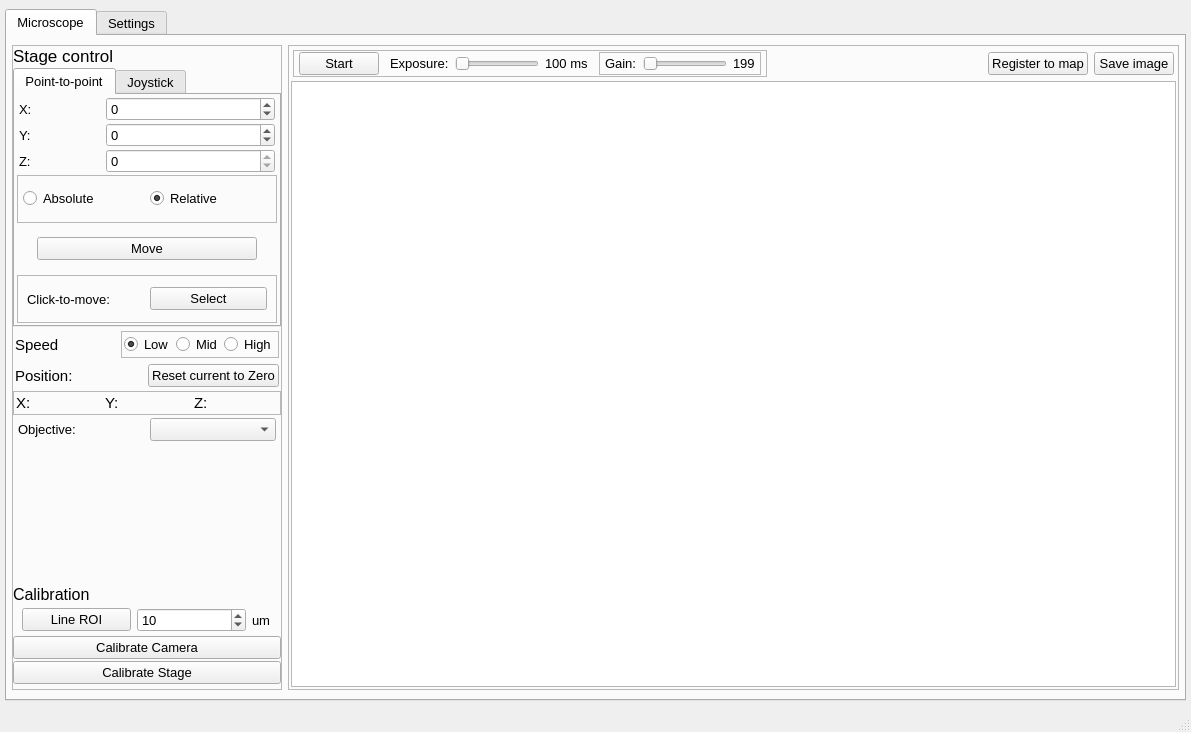
<?xml version="1.0" encoding="UTF-8"?>
<ui version="4.0">
 <class>MainWindow</class>
 <widget class="QMainWindow" name="MainWindow">
  <property name="geometry">
   <rect>
    <x>0</x>
    <y>0</y>
    <width>1191</width>
    <height>732</height>
   </rect>
  </property>
  <property name="font">
   <font>
    <pointsize>10</pointsize>
   </font>
  </property>
  <property name="windowTitle">
   <string>MainWindow</string>
  </property>
  <widget class="QWidget" name="centralwidget">
   <layout class="QHBoxLayout" name="horizontalLayout">
    <property name="leftMargin">
     <number>5</number>
    </property>
    <property name="rightMargin">
     <number>5</number>
    </property>
    <item>
     <widget class="QTabWidget" name="main_tabs">
      <property name="font">
       <font>
        <pointsize>10</pointsize>
       </font>
      </property>
      <property name="currentIndex">
       <number>0</number>
      </property>
      <widget class="QWidget" name="view_tab">
       <attribute name="title">
        <string>Microscope</string>
       </attribute>
       <layout class="QHBoxLayout" name="horizontalLayout_2">
        <property name="leftMargin">
         <number>5</number>
        </property>
        <property name="rightMargin">
         <number>5</number>
        </property>
        <property name="bottomMargin">
         <number>9</number>
        </property>
        <item>
         <widget class="QFrame" name="left_menu">
          <property name="sizePolicy">
           <sizepolicy hsizetype="Minimum" vsizetype="Preferred">
            <horstretch>1</horstretch>
            <verstretch>0</verstretch>
           </sizepolicy>
          </property>
          <property name="minimumSize">
           <size>
            <width>270</width>
            <height>0</height>
           </size>
          </property>
          <property name="font">
           <font>
            <pointsize>12</pointsize>
           </font>
          </property>
          <property name="frameShape">
           <enum>QFrame::StyledPanel</enum>
          </property>
          <property name="frameShadow">
           <enum>QFrame::Raised</enum>
          </property>
          <layout class="QVBoxLayout" name="verticalLayout">
           <property name="spacing">
            <number>2</number>
           </property>
           <property name="leftMargin">
            <number>0</number>
           </property>
           <property name="topMargin">
            <number>0</number>
           </property>
           <property name="rightMargin">
            <number>0</number>
           </property>
           <property name="bottomMargin">
            <number>5</number>
           </property>
           <item>
            <widget class="QLabel" name="stage_label">
             <property name="font">
              <font>
               <pointsize>13</pointsize>
              </font>
             </property>
             <property name="text">
              <string>Stage control</string>
             </property>
            </widget>
           </item>
           <item>
            <widget class="QTabWidget" name="control_tab">
             <property name="sizePolicy">
              <sizepolicy hsizetype="Minimum" vsizetype="Expanding">
               <horstretch>2</horstretch>
               <verstretch>0</verstretch>
              </sizepolicy>
             </property>
             <property name="font">
              <font>
               <pointsize>10</pointsize>
              </font>
             </property>
             <property name="currentIndex">
              <number>0</number>
             </property>
             <widget class="QWidget" name="point_move_tab">
              <attribute name="title">
               <string>Point-to-point</string>
              </attribute>
              <layout class="QVBoxLayout" name="verticalLayout_3">
               <property name="spacing">
                <number>2</number>
               </property>
               <property name="leftMargin">
                <number>2</number>
               </property>
               <property name="topMargin">
                <number>2</number>
               </property>
               <property name="rightMargin">
                <number>2</number>
               </property>
               <property name="bottomMargin">
                <number>2</number>
               </property>
               <item>
                <layout class="QFormLayout" name="pos_move_layout">
                 <property name="leftMargin">
                  <number>2</number>
                 </property>
                 <property name="rightMargin">
                  <number>2</number>
                 </property>
                 <item row="0" column="0">
                  <widget class="QLabel" name="xmove_label">
                   <property name="text">
                    <string>X:                    </string>
                   </property>
                  </widget>
                 </item>
                 <item row="0" column="1">
                  <widget class="QSpinBox" name="xmove_spinbox">
                   <property name="font">
                    <font>
                     <pointsize>10</pointsize>
                    </font>
                   </property>
                   <property name="minimum">
                    <number>-100000</number>
                   </property>
                   <property name="maximum">
                    <number>100000</number>
                   </property>
                  </widget>
                 </item>
                 <item row="1" column="0">
                  <widget class="QLabel" name="ymove_label">
                   <property name="text">
                    <string>Y:</string>
                   </property>
                  </widget>
                 </item>
                 <item row="1" column="1">
                  <widget class="QSpinBox" name="ymove_spinbox">
                   <property name="font">
                    <font>
                     <pointsize>10</pointsize>
                    </font>
                   </property>
                   <property name="minimum">
                    <number>-100000</number>
                   </property>
                   <property name="maximum">
                    <number>100000</number>
                   </property>
                  </widget>
                 </item>
                 <item row="2" column="0">
                  <widget class="QLabel" name="zmove_label">
                   <property name="text">
                    <string>Z:</string>
                   </property>
                  </widget>
                 </item>
                 <item row="2" column="1">
                  <widget class="QSpinBox" name="zmove_spinbox">
                   <property name="font">
                    <font>
                     <pointsize>10</pointsize>
                    </font>
                   </property>
                   <property name="maximum">
                    <number>0</number>
                   </property>
                  </widget>
                 </item>
                </layout>
               </item>
               <item>
                <widget class="QFrame" name="move_type_frame">
                 <property name="frameShape">
                  <enum>QFrame::StyledPanel</enum>
                 </property>
                 <property name="frameShadow">
                  <enum>QFrame::Raised</enum>
                 </property>
                 <layout class="QHBoxLayout" name="horizontalLayout_10">
                  <property name="leftMargin">
                   <number>5</number>
                  </property>
                  <property name="topMargin">
                   <number>2</number>
                  </property>
                  <property name="rightMargin">
                   <number>5</number>
                  </property>
                  <property name="bottomMargin">
                   <number>2</number>
                  </property>
                  <item>
                   <widget class="QRadioButton" name="absolute_move_radio">
                    <property name="font">
                     <font>
                      <pointsize>10</pointsize>
                     </font>
                    </property>
                    <property name="text">
                     <string>Absolute</string>
                    </property>
                   </widget>
                  </item>
                  <item>
                   <widget class="QRadioButton" name="relative_move_radio">
                    <property name="font">
                     <font>
                      <pointsize>10</pointsize>
                     </font>
                    </property>
                    <property name="text">
                     <string>Relative</string>
                    </property>
                    <property name="checked">
                     <bool>true</bool>
                    </property>
                   </widget>
                  </item>
                 </layout>
                </widget>
               </item>
               <item>
                <widget class="QFrame" name="move_frame">
                 <layout class="QHBoxLayout" name="horizontalLayout_11">
                  <property name="leftMargin">
                   <number>20</number>
                  </property>
                  <property name="topMargin">
                   <number>2</number>
                  </property>
                  <property name="rightMargin">
                   <number>20</number>
                  </property>
                  <property name="bottomMargin">
                   <number>2</number>
                  </property>
                  <item>
                   <widget class="QPushButton" name="move_button">
                    <property name="sizePolicy">
                     <sizepolicy hsizetype="Minimum" vsizetype="Fixed">
                      <horstretch>0</horstretch>
                      <verstretch>0</verstretch>
                     </sizepolicy>
                    </property>
                    <property name="minimumSize">
                     <size>
                      <width>30</width>
                      <height>0</height>
                     </size>
                    </property>
                    <property name="font">
                     <font>
                      <pointsize>10</pointsize>
                     </font>
                    </property>
                    <property name="text">
                     <string>Move</string>
                    </property>
                   </widget>
                  </item>
                 </layout>
                </widget>
               </item>
               <item>
                <widget class="QFrame" name="clock_move_frame">
                 <property name="frameShape">
                  <enum>QFrame::StyledPanel</enum>
                 </property>
                 <property name="frameShadow">
                  <enum>QFrame::Raised</enum>
                 </property>
                 <layout class="QHBoxLayout" name="horizontalLayout_9">
                  <property name="topMargin">
                   <number>2</number>
                  </property>
                  <property name="bottomMargin">
                   <number>2</number>
                  </property>
                  <item>
                   <widget class="QLabel" name="click_move_label">
                    <property name="text">
                     <string>Click-to-move:</string>
                    </property>
                   </widget>
                  </item>
                  <item>
                   <widget class="QPushButton" name="click_move_button">
                    <property name="font">
                     <font>
                      <pointsize>10</pointsize>
                     </font>
                    </property>
                    <property name="text">
                     <string>Select</string>
                    </property>
                    <property name="checkable">
                     <bool>true</bool>
                    </property>
                   </widget>
                  </item>
                 </layout>
                </widget>
               </item>
              </layout>
             </widget>
             <widget class="QWidget" name="joystick_tab">
              <attribute name="title">
               <string>Joystick</string>
              </attribute>
              <layout class="QVBoxLayout" name="verticalLayout_2">
               <property name="spacing">
                <number>2</number>
               </property>
               <property name="leftMargin">
                <number>2</number>
               </property>
               <property name="topMargin">
                <number>2</number>
               </property>
               <property name="rightMargin">
                <number>2</number>
               </property>
               <property name="bottomMargin">
                <number>2</number>
               </property>
               <item>
                <widget class="QFrame" name="axis_lock_labels">
                 <property name="sizePolicy">
                  <sizepolicy hsizetype="Preferred" vsizetype="Minimum">
                   <horstretch>0</horstretch>
                   <verstretch>0</verstretch>
                  </sizepolicy>
                 </property>
                 <property name="minimumSize">
                  <size>
                   <width>0</width>
                   <height>20</height>
                  </size>
                 </property>
                 <property name="frameShape">
                  <enum>QFrame::StyledPanel</enum>
                 </property>
                 <property name="frameShadow">
                  <enum>QFrame::Raised</enum>
                 </property>
                 <layout class="QHBoxLayout" name="horizontalLayout_4">
                  <property name="spacing">
                   <number>2</number>
                  </property>
                  <property name="leftMargin">
                   <number>2</number>
                  </property>
                  <property name="topMargin">
                   <number>2</number>
                  </property>
                  <property name="rightMargin">
                   <number>2</number>
                  </property>
                  <property name="bottomMargin">
                   <number>2</number>
                  </property>
                  <item>
                   <widget class="QLabel" name="x_lock_label">
                    <property name="text">
                     <string>X-axis</string>
                    </property>
                   </widget>
                  </item>
                  <item>
                   <widget class="QLabel" name="y_lock_label">
                    <property name="text">
                     <string>Y-axis</string>
                    </property>
                   </widget>
                  </item>
                  <item>
                   <widget class="QLabel" name="z_lock_label">
                    <property name="text">
                     <string>Z-axis</string>
                    </property>
                   </widget>
                  </item>
                 </layout>
                </widget>
               </item>
               <item>
                <widget class="QFrame" name="axis_lock_swicthes">
                 <property name="sizePolicy">
                  <sizepolicy hsizetype="Preferred" vsizetype="Minimum">
                   <horstretch>0</horstretch>
                   <verstretch>0</verstretch>
                  </sizepolicy>
                 </property>
                 <property name="minimumSize">
                  <size>
                   <width>0</width>
                   <height>20</height>
                  </size>
                 </property>
                 <property name="frameShape">
                  <enum>QFrame::StyledPanel</enum>
                 </property>
                 <property name="frameShadow">
                  <enum>QFrame::Raised</enum>
                 </property>
                 <layout class="QHBoxLayout" name="horizontalLayout_5">
                  <property name="spacing">
                   <number>2</number>
                  </property>
                  <property name="leftMargin">
                   <number>2</number>
                  </property>
                  <property name="topMargin">
                   <number>2</number>
                  </property>
                  <property name="rightMargin">
                   <number>2</number>
                  </property>
                  <property name="bottomMargin">
                   <number>2</number>
                  </property>
                  <item>
                   <widget class="QCheckBox" name="x_lock_switch">
                    <property name="text">
                     <string/>
                    </property>
                    <property name="checked">
                     <bool>true</bool>
                    </property>
                   </widget>
                  </item>
                  <item>
                   <widget class="QCheckBox" name="y_lock_switch">
                    <property name="text">
                     <string/>
                    </property>
                    <property name="checked">
                     <bool>true</bool>
                    </property>
                   </widget>
                  </item>
                  <item>
                   <widget class="QCheckBox" name="z_lock_switch">
                    <property name="text">
                     <string/>
                    </property>
                   </widget>
                  </item>
                 </layout>
                </widget>
               </item>
               <item>
                <layout class="QGridLayout" name="move_buttons_grid">
                 <item row="1" column="3">
                  <widget class="QPushButton" name="x_right">
                   <property name="minimumSize">
                    <size>
                     <width>50</width>
                     <height>50</height>
                    </size>
                   </property>
                   <property name="maximumSize">
                    <size>
                     <width>100</width>
                     <height>100</height>
                    </size>
                   </property>
                   <property name="text">
                    <string>X+</string>
                   </property>
                  </widget>
                 </item>
                 <item row="1" column="1">
                  <widget class="QPushButton" name="x_left">
                   <property name="minimumSize">
                    <size>
                     <width>50</width>
                     <height>50</height>
                    </size>
                   </property>
                   <property name="maximumSize">
                    <size>
                     <width>100</width>
                     <height>100</height>
                    </size>
                   </property>
                   <property name="text">
                    <string>X-</string>
                   </property>
                  </widget>
                 </item>
                 <item row="2" column="2">
                  <widget class="QPushButton" name="y_down">
                   <property name="sizePolicy">
                    <sizepolicy hsizetype="Minimum" vsizetype="Minimum">
                     <horstretch>0</horstretch>
                     <verstretch>0</verstretch>
                    </sizepolicy>
                   </property>
                   <property name="minimumSize">
                    <size>
                     <width>50</width>
                     <height>50</height>
                    </size>
                   </property>
                   <property name="maximumSize">
                    <size>
                     <width>100</width>
                     <height>100</height>
                    </size>
                   </property>
                   <property name="text">
                    <string>Y-</string>
                   </property>
                  </widget>
                 </item>
                 <item row="0" column="2">
                  <widget class="QPushButton" name="y_up">
                   <property name="sizePolicy">
                    <sizepolicy hsizetype="Maximum" vsizetype="Maximum">
                     <horstretch>0</horstretch>
                     <verstretch>0</verstretch>
                    </sizepolicy>
                   </property>
                   <property name="minimumSize">
                    <size>
                     <width>50</width>
                     <height>50</height>
                    </size>
                   </property>
                   <property name="maximumSize">
                    <size>
                     <width>100</width>
                     <height>100</height>
                    </size>
                   </property>
                   <property name="text">
                    <string>Y+</string>
                   </property>
                  </widget>
                 </item>
                 <item row="0" column="5" rowspan="3">
                  <widget class="QFrame" name="z_move_frame">
                   <property name="frameShape">
                    <enum>QFrame::StyledPanel</enum>
                   </property>
                   <property name="frameShadow">
                    <enum>QFrame::Raised</enum>
                   </property>
                   <layout class="QVBoxLayout" name="verticalLayout_5">
                    <property name="spacing">
                     <number>4</number>
                    </property>
                    <property name="leftMargin">
                     <number>2</number>
                    </property>
                    <property name="topMargin">
                     <number>2</number>
                    </property>
                    <property name="rightMargin">
                     <number>2</number>
                    </property>
                    <property name="bottomMargin">
                     <number>2</number>
                    </property>
                    <item>
                     <widget class="QPushButton" name="z_fast_up">
                      <property name="minimumSize">
                       <size>
                        <width>40</width>
                        <height>40</height>
                       </size>
                      </property>
                      <property name="maximumSize">
                       <size>
                        <width>40</width>
                        <height>40</height>
                       </size>
                      </property>
                      <property name="text">
                       <string>Z++</string>
                      </property>
                     </widget>
                    </item>
                    <item>
                     <widget class="QPushButton" name="z_slow_up">
                      <property name="minimumSize">
                       <size>
                        <width>40</width>
                        <height>40</height>
                       </size>
                      </property>
                      <property name="maximumSize">
                       <size>
                        <width>40</width>
                        <height>40</height>
                       </size>
                      </property>
                      <property name="text">
                       <string>Z+</string>
                      </property>
                     </widget>
                    </item>
                    <item>
                     <widget class="QPushButton" name="z_slow_down">
                      <property name="minimumSize">
                       <size>
                        <width>40</width>
                        <height>40</height>
                       </size>
                      </property>
                      <property name="maximumSize">
                       <size>
                        <width>40</width>
                        <height>40</height>
                       </size>
                      </property>
                      <property name="text">
                       <string>Z-</string>
                      </property>
                     </widget>
                    </item>
                    <item>
                     <widget class="QPushButton" name="z_fast_down">
                      <property name="minimumSize">
                       <size>
                        <width>40</width>
                        <height>40</height>
                       </size>
                      </property>
                      <property name="maximumSize">
                       <size>
                        <width>40</width>
                        <height>40</height>
                       </size>
                      </property>
                      <property name="text">
                       <string>Z--</string>
                      </property>
                     </widget>
                    </item>
                   </layout>
                  </widget>
                 </item>
                 <item row="1" column="4">
                  <spacer name="horizontalSpacer">
                   <property name="orientation">
                    <enum>Qt::Horizontal</enum>
                   </property>
                   <property name="sizeHint" stdset="0">
                    <size>
                     <width>40</width>
                     <height>20</height>
                    </size>
                   </property>
                  </spacer>
                 </item>
                </layout>
               </item>
              </layout>
             </widget>
            </widget>
           </item>
           <item>
            <widget class="QWidget" name="speed_widget" native="true">
             <layout class="QHBoxLayout" name="horizontalLayout_6">
              <property name="spacing">
               <number>2</number>
              </property>
              <property name="leftMargin">
               <number>2</number>
              </property>
              <property name="topMargin">
               <number>2</number>
              </property>
              <property name="rightMargin">
               <number>2</number>
              </property>
              <property name="bottomMargin">
               <number>2</number>
              </property>
              <item>
               <widget class="QLabel" name="speed_label">
                <property name="font">
                 <font>
                  <pointsize>11</pointsize>
                 </font>
                </property>
                <property name="text">
                 <string>Speed</string>
                </property>
               </widget>
              </item>
              <item>
               <widget class="QFrame" name="speed_select_frame">
                <property name="frameShape">
                 <enum>QFrame::StyledPanel</enum>
                </property>
                <property name="frameShadow">
                 <enum>QFrame::Raised</enum>
                </property>
                <layout class="QHBoxLayout" name="horizontalLayout_7">
                 <property name="spacing">
                  <number>2</number>
                 </property>
                 <property name="leftMargin">
                  <number>2</number>
                 </property>
                 <property name="topMargin">
                  <number>2</number>
                 </property>
                 <property name="rightMargin">
                  <number>2</number>
                 </property>
                 <property name="bottomMargin">
                  <number>2</number>
                 </property>
                 <item>
                  <widget class="QRadioButton" name="low_speed_radio">
                   <property name="font">
                    <font>
                     <pointsize>10</pointsize>
                    </font>
                   </property>
                   <property name="text">
                    <string>Low</string>
                   </property>
                   <property name="checked">
                    <bool>true</bool>
                   </property>
                  </widget>
                 </item>
                 <item>
                  <widget class="QRadioButton" name="mid_speed_radio">
                   <property name="font">
                    <font>
                     <pointsize>10</pointsize>
                    </font>
                   </property>
                   <property name="text">
                    <string>Mid</string>
                   </property>
                   <property name="checked">
                    <bool>false</bool>
                   </property>
                  </widget>
                 </item>
                 <item>
                  <widget class="QRadioButton" name="high_speed_radio">
                   <property name="font">
                    <font>
                     <pointsize>10</pointsize>
                    </font>
                   </property>
                   <property name="text">
                    <string>High</string>
                   </property>
                  </widget>
                 </item>
                </layout>
               </widget>
              </item>
             </layout>
            </widget>
           </item>
           <item>
            <widget class="QWidget" name="pos_widget" native="true">
             <property name="font">
              <font>
               <pointsize>11</pointsize>
              </font>
             </property>
             <layout class="QHBoxLayout" name="horizontalLayout_14">
              <property name="leftMargin">
               <number>2</number>
              </property>
              <property name="topMargin">
               <number>2</number>
              </property>
              <property name="rightMargin">
               <number>2</number>
              </property>
              <property name="bottomMargin">
               <number>2</number>
              </property>
              <item>
               <widget class="QLabel" name="pos_label">
                <property name="font">
                 <font>
                  <pointsize>11</pointsize>
                 </font>
                </property>
                <property name="text">
                 <string>Position:</string>
                </property>
               </widget>
              </item>
              <item>
               <widget class="QPushButton" name="reset_pos_button">
                <property name="minimumSize">
                 <size>
                  <width>100</width>
                  <height>0</height>
                 </size>
                </property>
                <property name="font">
                 <font>
                  <pointsize>10</pointsize>
                 </font>
                </property>
                <property name="text">
                 <string>Reset current to Zero</string>
                </property>
               </widget>
              </item>
             </layout>
            </widget>
           </item>
           <item>
            <widget class="QFrame" name="pos_label_frame">
             <property name="frameShape">
              <enum>QFrame::StyledPanel</enum>
             </property>
             <property name="frameShadow">
              <enum>QFrame::Raised</enum>
             </property>
             <layout class="QHBoxLayout" name="horizontalLayout_8">
              <property name="spacing">
               <number>5</number>
              </property>
              <property name="leftMargin">
               <number>2</number>
              </property>
              <property name="topMargin">
               <number>2</number>
              </property>
              <property name="rightMargin">
               <number>2</number>
              </property>
              <property name="bottomMargin">
               <number>2</number>
              </property>
              <item>
               <widget class="QLabel" name="xpos_label">
                <property name="font">
                 <font>
                  <pointsize>11</pointsize>
                 </font>
                </property>
                <property name="text">
                 <string>X:</string>
                </property>
               </widget>
              </item>
              <item>
               <widget class="QLabel" name="ypos_label">
                <property name="font">
                 <font>
                  <pointsize>11</pointsize>
                 </font>
                </property>
                <property name="text">
                 <string>Y:</string>
                </property>
               </widget>
              </item>
              <item>
               <widget class="QLabel" name="zpos_label">
                <property name="font">
                 <font>
                  <pointsize>11</pointsize>
                 </font>
                </property>
                <property name="text">
                 <string>Z:</string>
                </property>
               </widget>
              </item>
             </layout>
            </widget>
           </item>
           <item>
            <widget class="QWidget" name="objective_container" native="true">
             <property name="font">
              <font>
               <pointsize>11</pointsize>
              </font>
             </property>
             <layout class="QHBoxLayout" name="horizontalLayout_16">
              <property name="leftMargin">
               <number>5</number>
              </property>
              <property name="topMargin">
               <number>1</number>
              </property>
              <property name="rightMargin">
               <number>5</number>
              </property>
              <property name="bottomMargin">
               <number>1</number>
              </property>
              <item>
               <widget class="QLabel" name="objective_label">
                <property name="sizePolicy">
                 <sizepolicy hsizetype="Minimum" vsizetype="Preferred">
                  <horstretch>0</horstretch>
                  <verstretch>0</verstretch>
                 </sizepolicy>
                </property>
                <property name="font">
                 <font>
                  <pointsize>10</pointsize>
                 </font>
                </property>
                <property name="text">
                 <string>Objective:</string>
                </property>
               </widget>
              </item>
              <item>
               <widget class="QComboBox" name="objective_combo">
                <property name="font">
                 <font>
                  <pointsize>10</pointsize>
                 </font>
                </property>
               </widget>
              </item>
             </layout>
            </widget>
           </item>
           <item>
            <spacer name="verticalSpacer">
             <property name="orientation">
              <enum>Qt::Vertical</enum>
             </property>
             <property name="sizeHint" stdset="0">
              <size>
               <width>20</width>
               <height>40</height>
              </size>
             </property>
            </spacer>
           </item>
           <item>
            <widget class="QLabel" name="label">
             <property name="text">
              <string>Calibration</string>
             </property>
            </widget>
           </item>
           <item>
            <widget class="QWidget" name="camera_calibration_widget" native="true">
             <layout class="QHBoxLayout" name="horizontalLayout_13">
              <property name="topMargin">
               <number>2</number>
              </property>
              <property name="bottomMargin">
               <number>2</number>
              </property>
              <item>
               <widget class="QPushButton" name="lineroi_button">
                <property name="font">
                 <font>
                  <pointsize>10</pointsize>
                 </font>
                </property>
                <property name="text">
                 <string>Line ROI</string>
                </property>
               </widget>
              </item>
              <item>
               <widget class="QSpinBox" name="calibrate_spinbox">
                <property name="font">
                 <font>
                  <pointsize>10</pointsize>
                 </font>
                </property>
                <property name="maximum">
                 <number>99999</number>
                </property>
                <property name="value">
                 <number>10</number>
                </property>
               </widget>
              </item>
              <item>
               <widget class="QLabel" name="um_label">
                <property name="sizePolicy">
                 <sizepolicy hsizetype="Minimum" vsizetype="Preferred">
                  <horstretch>0</horstretch>
                  <verstretch>0</verstretch>
                 </sizepolicy>
                </property>
                <property name="minimumSize">
                 <size>
                  <width>20</width>
                  <height>0</height>
                 </size>
                </property>
                <property name="maximumSize">
                 <size>
                  <width>10</width>
                  <height>16777215</height>
                 </size>
                </property>
                <property name="font">
                 <font>
                  <pointsize>10</pointsize>
                 </font>
                </property>
                <property name="text">
                 <string>um</string>
                </property>
               </widget>
              </item>
             </layout>
            </widget>
           </item>
           <item>
            <widget class="QPushButton" name="calibrate_camera_button">
             <property name="font">
              <font>
               <pointsize>10</pointsize>
              </font>
             </property>
             <property name="text">
              <string>Calibrate Camera</string>
             </property>
            </widget>
           </item>
           <item>
            <widget class="QPushButton" name="calibrate_button">
             <property name="font">
              <font>
               <pointsize>10</pointsize>
              </font>
             </property>
             <property name="text">
              <string>Calibrate Stage</string>
             </property>
            </widget>
           </item>
          </layout>
         </widget>
        </item>
        <item>
         <widget class="QFrame" name="image_area_frame">
          <property name="sizePolicy">
           <sizepolicy hsizetype="Expanding" vsizetype="Preferred">
            <horstretch>10</horstretch>
            <verstretch>0</verstretch>
           </sizepolicy>
          </property>
          <property name="frameShape">
           <enum>QFrame::StyledPanel</enum>
          </property>
          <property name="frameShadow">
           <enum>QFrame::Raised</enum>
          </property>
          <layout class="QVBoxLayout" name="verticalLayout_4">
           <property name="spacing">
            <number>2</number>
           </property>
           <property name="leftMargin">
            <number>2</number>
           </property>
           <property name="topMargin">
            <number>2</number>
           </property>
           <property name="rightMargin">
            <number>2</number>
           </property>
           <property name="bottomMargin">
            <number>2</number>
           </property>
           <item>
            <widget class="QWidget" name="camera_control_widgets" native="true">
             <layout class="QHBoxLayout" name="horizontalLayout_18">
              <property name="leftMargin">
               <number>2</number>
              </property>
              <property name="topMargin">
               <number>2</number>
              </property>
              <property name="rightMargin">
               <number>2</number>
              </property>
              <property name="bottomMargin">
               <number>2</number>
              </property>
              <item>
               <widget class="QFrame" name="frame_2">
                <property name="frameShape">
                 <enum>QFrame::StyledPanel</enum>
                </property>
                <property name="frameShadow">
                 <enum>QFrame::Raised</enum>
                </property>
                <layout class="QHBoxLayout" name="horizontalLayout_15">
                 <property name="leftMargin">
                  <number>5</number>
                 </property>
                 <property name="topMargin">
                  <number>1</number>
                 </property>
                 <property name="rightMargin">
                  <number>5</number>
                 </property>
                 <property name="bottomMargin">
                  <number>1</number>
                 </property>
                 <item>
                  <widget class="QPushButton" name="camera_start_button">
                   <property name="font">
                    <font>
                     <pointsize>10</pointsize>
                    </font>
                   </property>
                   <property name="text">
                    <string>Start</string>
                   </property>
                   <property name="checkable">
                    <bool>true</bool>
                   </property>
                  </widget>
                 </item>
                 <item>
                  <widget class="QFrame" name="exposure_frame">
                   <layout class="QHBoxLayout" name="horizontalLayout_3">
                    <property name="leftMargin">
                     <number>5</number>
                    </property>
                    <property name="topMargin">
                     <number>1</number>
                    </property>
                    <property name="rightMargin">
                     <number>5</number>
                    </property>
                    <property name="bottomMargin">
                     <number>1</number>
                    </property>
                    <item>
                     <widget class="QLabel" name="exposure_label">
                      <property name="font">
                       <font>
                        <pointsize>10</pointsize>
                       </font>
                      </property>
                      <property name="text">
                       <string>Exposure:</string>
                      </property>
                     </widget>
                    </item>
                    <item>
                     <widget class="QSlider" name="exposure_slider">
                      <property name="font">
                       <font>
                        <pointsize>11</pointsize>
                       </font>
                      </property>
                      <property name="minimum">
                       <number>1</number>
                      </property>
                      <property name="maximum">
                       <number>100</number>
                      </property>
                      <property name="orientation">
                       <enum>Qt::Horizontal</enum>
                      </property>
                     </widget>
                    </item>
                    <item>
                     <widget class="QLabel" name="exposure_display">
                      <property name="font">
                       <font>
                        <pointsize>10</pointsize>
                       </font>
                      </property>
                      <property name="text">
                       <string>100 ms</string>
                      </property>
                     </widget>
                    </item>
                   </layout>
                  </widget>
                 </item>
                 <item>
                  <widget class="QFrame" name="gain_frame">
                   <property name="frameShape">
                    <enum>QFrame::StyledPanel</enum>
                   </property>
                   <property name="frameShadow">
                    <enum>QFrame::Raised</enum>
                   </property>
                   <layout class="QHBoxLayout" name="horizontalLayout_12">
                    <property name="leftMargin">
                     <number>5</number>
                    </property>
                    <property name="topMargin">
                     <number>1</number>
                    </property>
                    <property name="rightMargin">
                     <number>5</number>
                    </property>
                    <property name="bottomMargin">
                     <number>1</number>
                    </property>
                    <item>
                     <widget class="QLabel" name="gain_label">
                      <property name="font">
                       <font>
                        <pointsize>10</pointsize>
                       </font>
                      </property>
                      <property name="text">
                       <string>Gain:</string>
                      </property>
                     </widget>
                    </item>
                    <item>
                     <widget class="QSlider" name="gain_slider">
                      <property name="font">
                       <font>
                        <pointsize>11</pointsize>
                       </font>
                      </property>
                      <property name="orientation">
                       <enum>Qt::Horizontal</enum>
                      </property>
                     </widget>
                    </item>
                    <item>
                     <widget class="QLabel" name="gain_display">
                      <property name="font">
                       <font>
                        <pointsize>10</pointsize>
                       </font>
                      </property>
                      <property name="text">
                       <string>199</string>
                      </property>
                     </widget>
                    </item>
                   </layout>
                  </widget>
                 </item>
                </layout>
               </widget>
              </item>
              <item>
               <spacer name="horizontalSpacer_2">
                <property name="orientation">
                 <enum>Qt::Horizontal</enum>
                </property>
                <property name="sizeHint" stdset="0">
                 <size>
                  <width>40</width>
                  <height>20</height>
                 </size>
                </property>
               </spacer>
              </item>
              <item>
               <widget class="QPushButton" name="register_image_button">
                <property name="font">
                 <font>
                  <pointsize>10</pointsize>
                 </font>
                </property>
                <property name="text">
                 <string>Register to map</string>
                </property>
               </widget>
              </item>
              <item>
               <widget class="QPushButton" name="save_image_button">
                <property name="font">
                 <font>
                  <pointsize>10</pointsize>
                 </font>
                </property>
                <property name="text">
                 <string>Save image</string>
                </property>
               </widget>
              </item>
             </layout>
            </widget>
           </item>
           <item>
            <widget class="PlotWidget" name="image_view_area"/>
           </item>
          </layout>
         </widget>
        </item>
       </layout>
      </widget>
      <widget class="QWidget" name="mosaic_tab">
       <attribute name="title">
        <string>Settings</string>
       </attribute>
      </widget>
     </widget>
    </item>
   </layout>
  </widget>
  <widget class="QStatusBar" name="statusbar"/>
 </widget>
 <customwidgets>
  <customwidget>
   <class>PlotWidget</class>
   <extends>QGraphicsView</extends>
   <header>pyqtgraph</header>
  </customwidget>
 </customwidgets>
 <resources/>
 <connections/>
</ui>
